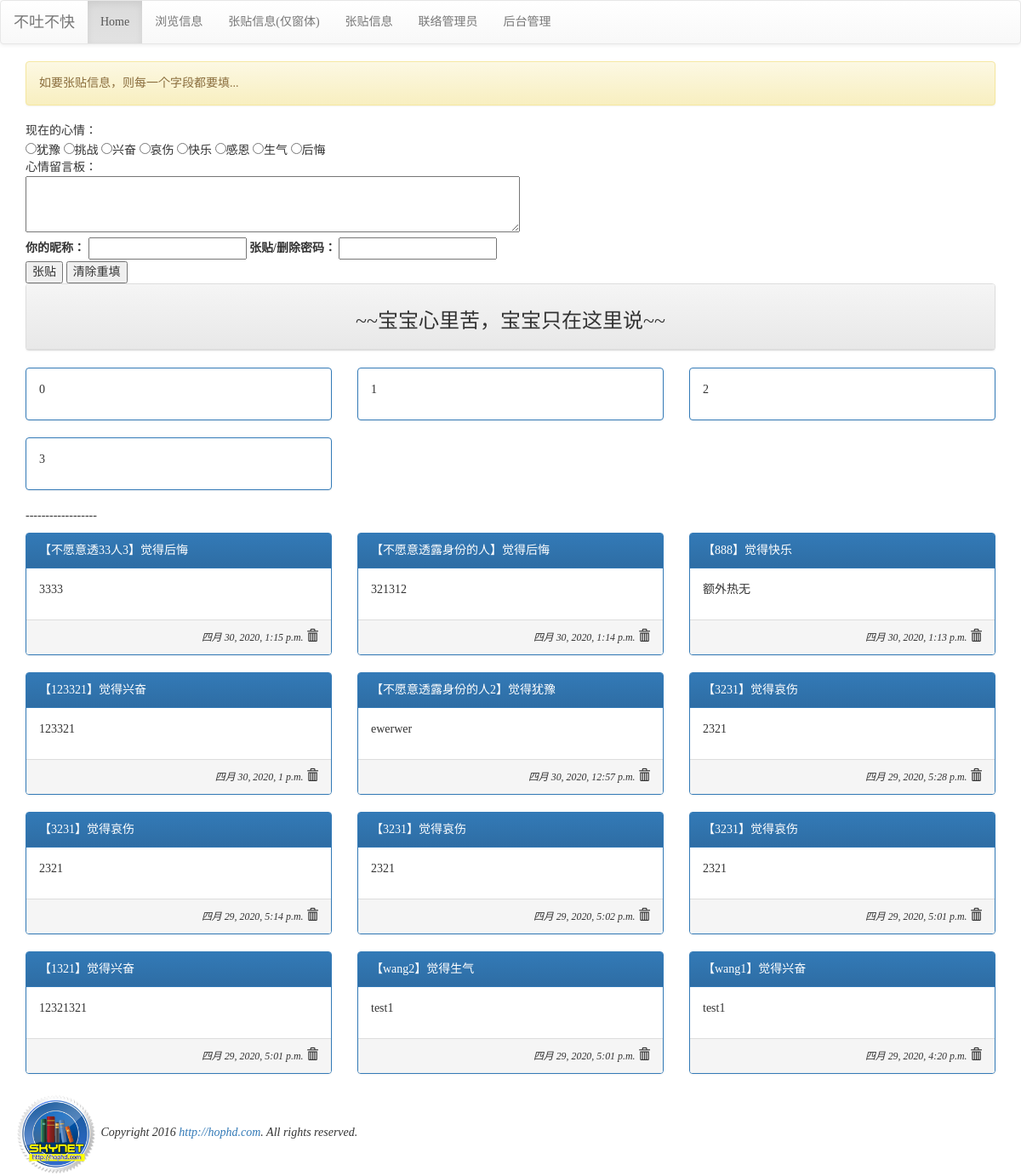
The app's page /django08/ with its own data.
### django08/models.py (models this page shows, shortened)
class Mood(models.Model):
    status = models.CharField(max_length=10, null=False)
    def __str__(self):
        return self.status

class Post(models.Model):
    mood = models.ForeignKey('Mood', on_delete=models.CASCADE)
    nickname = models.CharField(max_length=10, default="不愿意透露身份的人")
    message = models.TextField(null=False)
    del_pass = models.CharField(max_length=10)
    pub_time = models.DateTimeField(auto_now=True)
    enabled = models.BooleanField(default=True)

### django08/views.py (the view, shortened to what this page needs)
def index(request, pid=None, del_pass=None):
    posts = models.Post.objects.filter(enabled=True).order_by('-pub_time')[:30]
    moods = models.Mood.objects.all()
    try:
        user_id = request.GET['user_id']
        user_pass = request.GET['user_pass']
        user_post = request.GET['user_post']
        user_mood = request.GET['mood']
    except:
        user_id = None
        message = '如要张贴信息，则每一个字段都要填...'
    test = [0,1,2,3]
    return render(request, 'django08/index.html', locals())

### templates/django08/index.html (shortened to what this page needs)
{% extends "django08/base.html" %}
{% block content %}
<div class='container'>
{% if message %}
    <div class='alert alert-warning'>{{ message }}</div>
{% endif %}
<form name='my form' action="{% url 'django08:django08_home' %}" method='GET'>
    现在的心情：<br/>
    {% for m in moods %}
    <input type='radio' name='mood' value='{{ m.status }}'>{{ m.status }}
    {% endfor %}
    <br/>
    心情留言板：<br/>
    <textarea name='user_post' rows=3 cols=70></textarea><br/>
    <label for='user_id'>你的昵称：</label>
    <input id='user_id' type='text' name='user_id'>
    <label for='user_pass'>张贴/删除密码：</label>
    <input id='user_pass' type='password' name='user_pass'><br/>
    <input type='submit' value='张贴'>
    <input type='reset' value='清除重填'>
</form>
<div class='row'>
    <div class='col-md-12'>
        <div class='panel panel-default'>
            <div class='panel-heading' align=center>
            <h3>~~宝宝心里苦，宝宝只在这里说~~</h3>
    </div>
</div>
{% for foo in test %}
        {% cycle "<div class='row'> <div class='col-md-4'>" "<div class='col-md-4'>" "<div class='col-md-4'>" %}
        <div class='panel panel-primary'>
            <div class='panel-body'>{{ foo | linebreaks }}</div>
        </div>
        {% cycle "" "" "</div>"%}
        </div>
{% endfor %}
       </div>
<p>------------------</p>
{% for p in posts %}
    {% cycle "<div class='row'> <div class='col-md-4'>" "<div class='col-md-4'>" "<div class='col-md-4'>" %}
        <div class='panel panel-primary'>
            <div class='panel-heading'>【{{ p.nickname }}】觉得{{ p.mood }}</div>
            <div class='panel-body'>{{ p.message | linebreaks }}</div>
            <div class='panel-footer' align='right'>
                <i><small>{{ p.pub_time }}</small></i>
                <span class="glyphicon glyphicon-trash" onclick='go_delete({{p.id}})'></span>
            </div>
        </div>
    </div>
    {% cycle "" "" "</div>"%}
{% endfor %}
</div>
{% endblock %}

### templates/django08/base.html (style rules this page uses)
h1, h2, h3, h4, h5, p, div { font-family: 微软雅黑; }

### records on screen
Mood: status "犹豫"
Mood: status "挑战"
Mood: status "兴奋"
Mood: status "哀伤"
Mood: status "快乐"
Mood: status "感恩"
Mood: status "生气"
Mood: status "后悔"
Post: nickname "不愿意透33人3", mood "后悔", message "3333", pub_time "四月 30, 2020, 1:15 p.m."
Post: nickname "不愿意透露身份的人", mood "后悔", message "321312", pub_time "四月 30, 2020, 1:14 p.m."
Post: nickname "888", mood "快乐", message "额外热无", pub_time "四月 30, 2020, 1:13 p.m."
Post: nickname "123321", mood "兴奋", message "123321", pub_time "四月 30, 2020, 1 p.m."
Post: nickname "不愿意透露身份的人2", mood "犹豫", message "ewerwer", pub_time "四月 30, 2020, 12:57 p.m."
Post: nickname "3231", mood "哀伤", message "2321", pub_time "四月 29, 2020, 5:28 p.m."
Post: nickname "3231", mood "哀伤", message "2321", pub_time "四月 29, 2020, 5:14 p.m."
Post: nickname "3231", mood "哀伤", message "2321", pub_time "四月 29, 2020, 5:02 p.m."
Post: nickname "3231", mood "哀伤", message "2321", pub_time "四月 29, 2020, 5:01 p.m."
Post: nickname "1321", mood "兴奋", message "12321321", pub_time "四月 29, 2020, 5:01 p.m."
Post: nickname "wang2", mood "生气", message "test1", pub_time "四月 29, 2020, 5:01 p.m."
Post: nickname "wang1", mood "兴奋", message "test1", pub_time "四月 29, 2020, 4:20 p.m."

### other values on screen
{{ message }} "如要张贴信息，则每一个字段都要填..."
{{ foo | linebreaks }} "0" "1" "2" "3"
